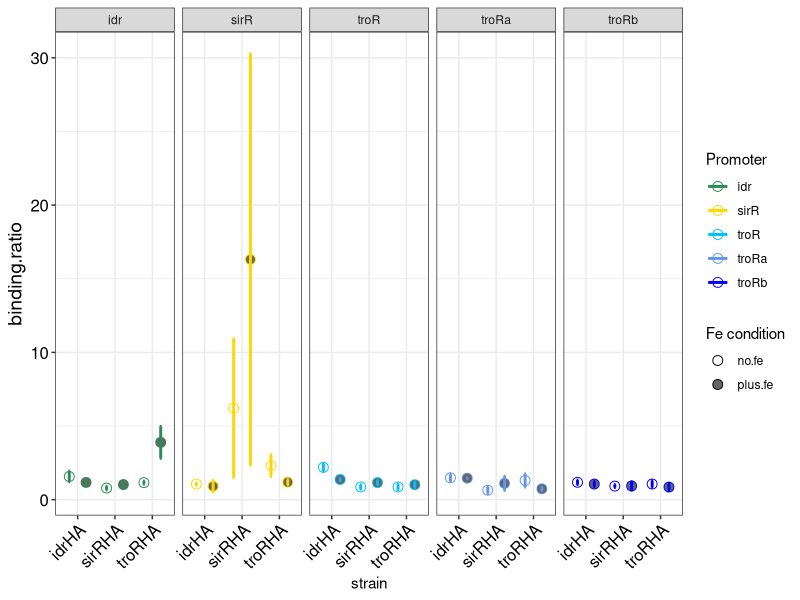

This figure's R source:
## ---- chunk 1
# fresh start
rm(list=ls())
knitr::opts_chunk$set(echo = TRUE)
## ---- chunk 2
library(plyr)
library (tidyverse)
library(readxl)
library(ggplot2)
library(rstatix)
library(gridExtra)

## ---- chunk 3
#import data file
chip.ratio <- read_excel("MMP-chipqpcr-FINAL-AKSanl-20230517.xlsx", sheet = "troR-chipqpcr-rearr")

chip.stats <- plyr::ddply (chip.ratio, c("strain", "promoter", "condn"), summarise, mean.rat = mean (binding.ratio), sd.rat = sd(binding.ratio), sem.rat = (sd(binding.ratio))/sqrt(3))
## ---- chunk 4
#set the colors
cond.cols <- c(no.fe = "white", plus.fe = "grey40")
my.cols<-  c( idr = "seagreen",  sirR ="gold", troR ="deepskyblue", troRa = "cornflower blue", troRb = "blue" )


chip.stats %>% 
ggplot(aes(x = strain, y = mean.rat, color = promoter, fill = condn)) +
  xlab("strain") +
  ylab("binding.ratio") +
  geom_point(stat = "identity", position = position_dodge(width = 0.9), shape = 21, size = 3) +
  geom_errorbar(aes(ymin = mean.rat - sem.rat, ymax = mean.rat + sem.rat),
    width = .1,
    size = 1, position = position_dodge(0.9)
  ) +
  facet_grid(.~promoter) +
  #coord_cartesian(ylim = c(0, 20)) +
  
  #scale_fill_viridis("strain", discrete = TRUE, begin = 0.2, end = 0.8, direction = -1) +
  scale_fill_manual("Fe condition", values = cond.cols) +
  scale_color_manual("Promoter", values = my.cols) +
 # scale_y_continuous(expand = expansion(mult = c(0, 0.02))) +
  theme_bw() +
  theme(
    axis.title.y = element_text(face = "plain", color = "#000000", size = 14, angle = 90),
    axis.text.y = element_text(face = "plain", color = "#000000", size = 12, angle = 0),
    axis.text.x = element_text(face = "plain", color = "#000000", size = 12, angle = 45, hjust = 1)
    
   # panel.grid.major = element_blank(), panel.grid.minor = element_blank()
  ) -> figure

#pdf( "rt-qpcr-plot.pdf", width = 6, height = 2.5)
plot(figure)
#dev.off()

#SirRHA binding to sirR promoter is off the charts with its variability! need to separate this facet out and plot the others on a different axis scale. Only 1 BR says that binding is enriched for SirR binding to its own promoter - the other 2 data points are in the noise. 
## ---- chunk 5
#set the colors
cond.cols <- c(no.fe = "white", plus.fe = "grey40")
my.cols<-  c( idr = "seagreen",  sirR ="gold", troR ="deepskyblue", troRa = "cornflower blue", troRb = "blue" )


chip.stats %>% 
  filter (! promoter == "sirR") %>%
ggplot(aes(x = strain, y = mean.rat, color = promoter, fill = condn)) +
  xlab("strain") +
  ylab("binding.ratio") +
  geom_point(stat = "identity", position = position_dodge(width = 0.9), shape = 21, size = 3) +
  geom_errorbar(aes(ymin = mean.rat - sem.rat, ymax = mean.rat + sem.rat),
    width = .1,
    size = 1, position = position_dodge(0.9)
  ) +
  facet_grid(.~promoter) +
  #coord_cartesian(ylim = c(0, 20)) +
  
  #scale_fill_viridis("strain", discrete = TRUE, begin = 0.2, end = 0.8, direction = -1) +
  scale_fill_manual("Fe condition", values = cond.cols) +
  scale_color_manual("Promoter", values = my.cols) +
 # scale_y_continuous(expand = expansion(mult = c(0, 0.02))) +
  theme_bw() +
  theme(
    axis.title.y = element_text(face = "plain", color = "#000000", size = 14, angle = 90),
    axis.text.y = element_text(face = "plain", color = "#000000", size = 12, angle = 0),
    axis.text.x = element_text(face = "plain", color = "#000000", size = 12, angle = 45, hjust = 1)
    
   # panel.grid.major = element_blank(), panel.grid.minor = element_blank()
  ) -> figure2.nosirr

pdf( "chipqpcr-plot-nosir.pdf", width = 8, height = 4)
plot(figure2.nosirr)
dev.off()

chip.stats %>% 
  filter ( promoter == "sirR") %>%
ggplot(aes(x = strain, y = mean.rat, color = promoter, fill = condn)) +
  xlab("strain") +
  ylab("binding.ratio") +
  geom_point(stat = "identity", position = position_dodge(width = 0.9), shape = 21, size = 3) +
  geom_errorbar(aes(ymin = mean.rat - sem.rat, ymax = mean.rat + sem.rat),
    width = .1,
    size = 1, position = position_dodge(0.9)
  ) +
  facet_grid(.~promoter) +
  #coord_cartesian(ylim = c(0, 20)) +
  
  #scale_fill_viridis("strain", discrete = TRUE, begin = 0.2, end = 0.8, direction = -1) +
  scale_fill_manual("Fe condition", values = cond.cols) +
  scale_color_manual("Promoter", values = my.cols) +
 # scale_y_continuous(expand = expansion(mult = c(0, 0.02))) +
  theme_bw() +
  theme(
    axis.title.y = element_text(face = "plain", color = "#000000", size = 14, angle = 90),
    axis.text.y = element_text(face = "plain", color = "#000000", size = 12, angle = 0),
    axis.text.x = element_text(face = "plain", color = "#000000", size = 12, angle = 45, hjust = 1)
    
   # panel.grid.major = element_blank(), panel.grid.minor = element_blank()
  ) -> figure2.sirronly

#final.fig <- ggarrange(figure2.nosirr, figure2.sirronly, nrow = 2)

pdf( "chipqpcr-plot-sirr-only.pdf", width = 4, height = 4)
plot(figure2.sirronly)
dev.off()

#SirRHA binding to sirR promoter is variable. validate with ChIP-seq. 
